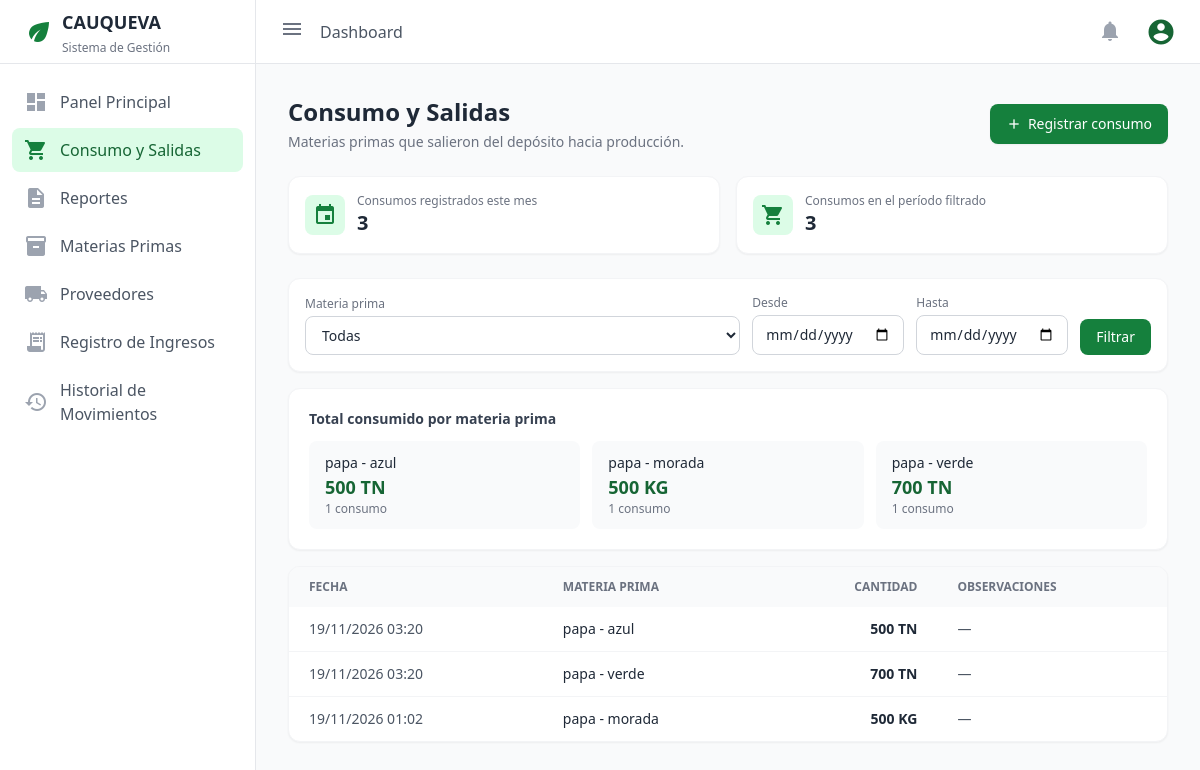
Page /consumos/ (signed in) on the committed database.
### inventario/models.py (models this page shows, shortened)
class MateriaPrima(models.Model):
    UNIDADES = [
        ('KG', 'Kilogramos'),
        ('TN', 'Toneladas'),
        ('UN', 'Unidades'),
    ]
    nombre = models.CharField(max_length=100)
    unidad_medida = models.CharField(max_length=2, choices=UNIDADES, default='KG')
    descripcion = models.CharField(max_length=255, blank=True, null=True)
    stock_actual = models.DecimalField(
        max_digits=10,
        decimal_places=2,
        default=0.00,
        validators=[MinValueValidator(0.00)])
    stock_minimo = models.DecimalField(max_digits=10, decimal_places=2, default=50.00, verbose_name="Stock Mínimo (kg)")
    variedad = models.CharField(max_length=100, blank=True, null=True)
    precio_referencia = models.DecimalField(
        max_digits=10,
        decimal_places=2,
        default=0.00,
        validators=[MinValueValidator(0.00)],
        verbose_name="Precio de referencia",
    )
    class Meta:
        verbose_name = "Materia Prima"
        verbose_name_plural = "Materias Primas"
    def __str__(self):
        variedad_str = f" - {self.variedad}" if self.variedad else ""
        return f"{self.nombre}{variedad_str}"

class MovimientoStock(models.Model):
    TIPO_CHOICES = [
        ('INGRESO', 'Ingreso de Materia Prima'),
        ('CONSUMO', 'Consumo en Producción'),
    ]
    materia_prima = models.ForeignKey(MateriaPrima, on_delete=models.CASCADE)
    proveedor = models.ForeignKey(Proveedor, on_delete=models.SET_NULL, null=True, blank=True)
    tipo = models.CharField(max_length=10, choices=TIPO_CHOICES)
    cantidad = models.DecimalField(
        max_digits=10,
        decimal_places=2,
        validators=[MinValueValidator(0.01)]
    )
    precio_unitario = models.DecimalField(
        max_digits=10,
        decimal_places=2,
        default=0.00,
        validators=[MinValueValidator(0.00)],
        verbose_name="Precio unitario",
    )
    fecha = models.DateTimeField(default=timezone.now)
    observaciones = models.TextField(blank=True, null=True)
    class Meta:
        verbose_name = "Movimiento de Stock"
        verbose_name_plural = "Historial de Movimientos"
        ordering = ['-fecha'] # Ordena automáticamente del más nuevo al más viejo

### inventario/views.py (the view)
# urls.py: path("consumos/", views.consumos, name="consumos"),
@login_required(login_url='login')
def consumos(request):
    materia_id = request.GET.get("materia", "")
    desde = request.GET.get("desde", "")
    hasta = request.GET.get("hasta", "")
    movimientos = MovimientoStock.objects.filter(tipo="CONSUMO").select_related("materia_prima")
    if materia_id.isdigit():
        movimientos = movimientos.filter(materia_prima_id=materia_id)
    if _fecha(desde):
        movimientos = movimientos.filter(fecha__date__gte=_fecha(desde))
    if _fecha(hasta):
        movimientos = movimientos.filter(fecha__date__lte=_fecha(hasta))
    resumen = (
        movimientos.values("materia_prima__nombre", "materia_prima__variedad", "materia_prima__unidad_medida")
        .annotate(total=Sum("cantidad"), veces=Count("id"))
        .order_by("materia_prima__nombre")
    )
    ahora = timezone.localtime()
    del_mes = MovimientoStock.objects.filter(
        tipo="CONSUMO", fecha__year=ahora.year, fecha__month=ahora.month
    ).count()
    pagina = Paginator(movimientos, 20).get_page(request.GET.get("page"))
    params = request.GET.copy()
    params.pop("page", None)
    return render(request, "inventario/consumos.html", {
        "pagina": pagina,
        "resumen": resumen,
        "materias": MateriaPrima.objects.order_by("nombre"),
        "materia_id": materia_id,
        "desde": desde,
        "hasta": hasta,
        "total_periodo": movimientos.count(),
        "del_mes": del_mes,
        "querystring": params.urlencode(),
    })

### inventario/context_processors.py (called while the page is built)
def notificaciones_stock(request):
    if not request.user.is_authenticated:
        return {}
    alertas = MateriaPrima.objects.filter(
        stock_actual__lte=F("stock_minimo")
    ).order_by("nombre", "variedad")
    return {
        "total_alertas": alertas.count(),
        "alertas_recientes": alertas[:5],
    }

### inventario/views.py (called while the page is built)
def _fecha(valor):
    try:
        return parse_date(valor)
    except ValueError:
        return None

### inventario/templates/inventario/consumos.html (shortened to what this page needs)
{% extends 'inventario/base.html' %}
{% block content %}
<div class="max-w-6xl mx-auto">
    <div class="mb-6 flex flex-wrap items-center justify-between gap-3">
        <div>
            <h2 class="text-2xl font-bold text-gray-800">Consumo y Salidas</h2>
            <p class="text-sm text-gray-500 mt-1">Materias primas que salieron del depósito hacia producción.</p>
        </div>
        <a href="{% url 'registrar_consumo' %}"
           class="inline-flex items-center bg-green-700 hover:bg-green-800 text-white text-sm font-medium py-2 px-4 rounded-lg shadow-sm transition-colors">
            <span class="material-icons text-base mr-1.5">add</span> Registrar consumo
        </a>
    </div>
    <div class="grid grid-cols-1 sm:grid-cols-2 gap-4 mb-6">
        <div class="bg-white rounded-xl border border-gray-100 shadow-sm p-4 flex items-center">
            <span class="material-icons text-green-700 bg-green-100 rounded-lg p-2 mr-3">event</span>
            <div>
                <p class="text-xs text-gray-500">Consumos registrados este mes</p>
                <p class="text-xl font-semibold">{{ del_mes }}</p>
            </div>
        </div>
        <div class="bg-white rounded-xl border border-gray-100 shadow-sm p-4 flex items-center">
            <span class="material-icons text-green-700 bg-green-100 rounded-lg p-2 mr-3">shopping_cart</span>
            <div>
                <p class="text-xs text-gray-500">Consumos en el período filtrado</p>
                <p class="text-xl font-semibold">{{ total_periodo }}</p>
            </div>
        </div>
    </div>
    <form method="get" class="bg-white rounded-xl border border-gray-100 shadow-sm p-4 mb-4 flex flex-wrap items-end gap-3">
        <div class="min-w-[200px] flex-1">
            <label class="block text-xs font-medium text-gray-500 mb-1">Materia prima</label>
            <select name="materia" class="w-full py-2 px-3 text-sm border border-gray-300 rounded-lg bg-white focus:outline-none focus:ring-2 focus:ring-green-600">
                <option value="">Todas</option>
            </select>
        </div>
        <div>
            <label class="block text-xs font-medium text-gray-500 mb-1">Desde</label>
            <input type="date" name="desde" value="{{ desde }}" class="py-2 px-3 text-sm border border-gray-300 rounded-lg focus:outline-none focus:ring-2 focus:ring-green-600">
        </div>
        <div>
            <label class="block text-xs font-medium text-gray-500 mb-1">Hasta</label>
            <input type="date" name="hasta" value="{{ hasta }}" class="py-2 px-3 text-sm border border-gray-300 rounded-lg focus:outline-none focus:ring-2 focus:ring-green-600">
        </div>
        <button type="submit" class="bg-green-700 hover:bg-green-800 text-white text-sm font-medium py-2 px-4 rounded-lg transition-colors">Filtrar</button>
    </form>
    {% if resumen %}
    <div class="bg-white rounded-xl border border-gray-100 shadow-sm p-5 mb-4">
        <h3 class="text-sm font-semibold text-gray-700 mb-3">Total consumido por materia prima</h3>
        <div class="grid grid-cols-1 sm:grid-cols-2 lg:grid-cols-3 gap-3">
            {% for r in resumen %}
            <div class="rounded-lg bg-gray-50 px-4 py-3">
                <p class="text-sm font-medium text-gray-800">
                    {{ r.materia_prima__nombre }}{% if r.materia_prima__variedad %} - {{ r.materia_prima__variedad }}{% endif %}
                </p>
                <p class="text-lg font-semibold text-green-800">{{ r.total|floatformat:"-2g" }} {{ r.materia_prima__unidad_medida }}</p>
                <p class="text-xs text-gray-500">{{ r.veces }} consumo{{ r.veces|pluralize }}</p>
            </div>
            {% endfor %}
        </div>
    </div>
    {% endif %}
    <div class="bg-white rounded-xl border border-gray-100 shadow-sm overflow-hidden">
        <div class="overflow-x-auto">
            <table class="w-full text-sm text-left">
                <thead class="bg-gray-50 text-xs uppercase text-gray-500">
                    <tr>
                        <th class="px-5 py-3 font-semibold">Fecha</th>
                        <th class="px-5 py-3 font-semibold">Materia prima</th>
                        <th class="px-5 py-3 font-semibold text-right">Cantidad</th>
                        <th class="px-5 py-3 font-semibold">Observaciones</th>
                    </tr>
                </thead>
                <tbody class="divide-y divide-gray-100">
                    {% for mov in pagina %}
                    <tr class="hover:bg-gray-50">
                        <td class="px-5 py-3 text-gray-600 whitespace-nowrap">{{ mov.fecha|date:"d/m/Y H:i" }}</td>
                        <td class="px-5 py-3 font-medium text-gray-800">{{ mov.materia_prima }}</td>
                        <td class="px-5 py-3 text-right font-semibold text-gray-800">
                            {{ mov.cantidad|floatformat:"-2g" }} {{ mov.materia_prima.unidad_medida }}
                        </td>
                        <td class="px-5 py-3 text-gray-600">{{ mov.observaciones|default:"—" }}</td>
                    </tr>
                    {% endfor %}
                </tbody>
            </table>
        </div>
    </div>
</div>
{% endblock %}

### rows in the picture
MateriaPrima: materia_prima__nombre "papa", materia_prima__variedad "azul", total "500", materia_prima__unidad_medida "TN", veces "1"
MateriaPrima: materia_prima__nombre "papa", materia_prima__variedad "morada", total "500", materia_prima__unidad_medida "KG", veces "1"
MateriaPrima: materia_prima__nombre "papa", materia_prima__variedad "verde", total "700", materia_prima__unidad_medida "TN", veces "1"
MovimientoStock: fecha "19/11/2026 03:20", materia_prima "papa - azul", cantidad "500", materia_prima.unidad_medida "TN", observaciones "—"
MovimientoStock: fecha "19/11/2026 03:20", materia_prima "papa - verde", cantidad "700", materia_prima.unidad_medida "TN", observaciones "—"
MovimientoStock: fecha "19/11/2026 01:02", materia_prima "papa - morada", cantidad "500", materia_prima.unidad_medida "KG", observaciones "—"

### other values in the picture
{{ del_mes }} "3"
{{ total_periodo }} "3"
